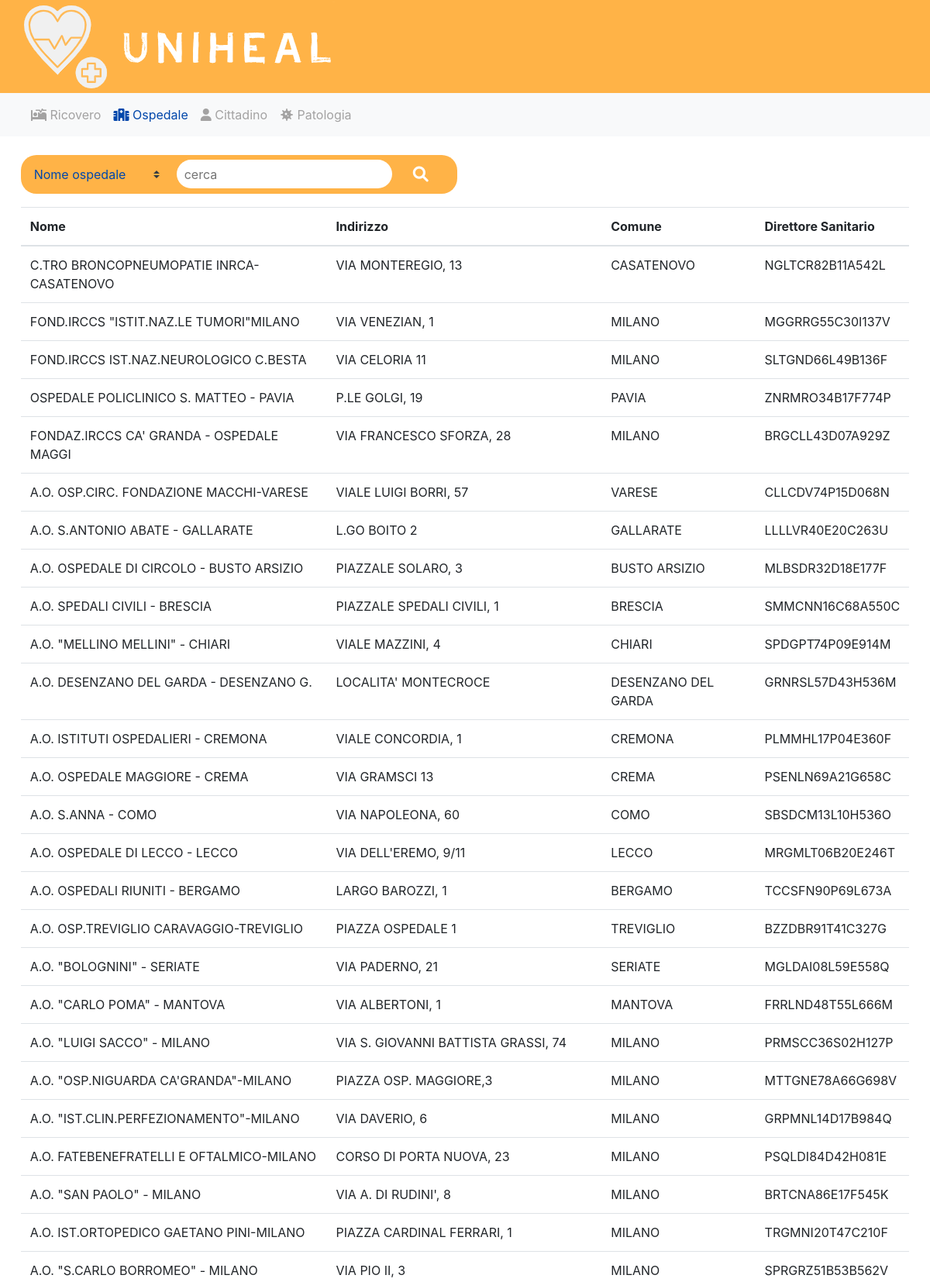
The app's page /ospedale/ (upper part) with its own data.
### tables/models.py (models this page shows, shortened)
class OspedaleTable(models.Model):
    codiceStruttura = models.CharField(max_length=10)
    denominazioneStruttura = models.CharField(max_length=50)
    indirizzo = models.CharField(max_length=50)
    comune = models.CharField(max_length=50)
    descrizioneTipoStruttura = models.CharField(max_length=50)
    direttoreSanitario = models.ForeignKey(CittadinoTable, on_delete=models.CASCADE)

class CittadinoTable(models.Model):
        cognome = models.CharField(max_length=20)
        nome = models.CharField(max_length=20)
        nasLuogo = models.CharField(max_length=20)
        nasRegione = models.CharField(max_length=20)
        nasProv = models.CharField(max_length=4)
        nasCap = models.CharField(max_length=7)
        dataNascita = models.DateField()
        codFiscale = models.CharField(max_length=50)
        resLuogo = models.CharField(max_length=50)
        resRegione = models.CharField(max_length=50)
        resProv = models.CharField(max_length=4)
        resCap = models.CharField(max_length=7)
        indirizzo = models.CharField(max_length=60)
        def __str__(self):
            return self.codFiscale  # serve per nominare le tabelle nel DB

### tables/views.py (the view)
# urls.py: path('ospedale/', searchOspedali, name='listaOsp'),
def searchOspedali(request):
    search_option = request.GET.get('inlineFormCustomSelect', '')
    search_value = request.GET.get('cerca', '')
    if search_option and search_value:
        if search_option == '1':
            queryset = OspedaleTable.objects.filter(denominazioneStruttura__icontains=search_value)
        elif search_option == '2':
            queryset = OspedaleTable.objects.filter(comune__icontains=search_value)
        elif search_option == '3':
            queryset = OspedaleTable.objects.filter(direttoreSanitario__icontains=search_value)
    else:
        queryset = OspedaleTable.objects.all()
    return render(request, 'Ospedali.html', {'queryset': queryset})

### templates/Ospedali.html (shortened to what this page needs)
{% extends "base.html" %}
{% block search_option %}
    <option value="1">Nome ospedale</option>
{% endblock search_option %}
{% block content %}
    <div class="container-fluid">
        <table class="table">
            <thead>
                <tr>
                    <th>Nome</th>
                    <th>Indirizzo</th>
                    <th>Comune</th>
                    <th>Direttore Sanitario</th>
                </tr>
            </thead>
            <tbody>
                {% for object in queryset %}
                <tr>
                    <td>{{ object.denominazioneStruttura }}</td>
                    <td>{{ object.indirizzo }}</td>
                    <td>{{ object.comune }}</td>
                    <td>{{ object.direttoreSanitario }}</td>
                </tr>
                {% empty %}
                <tr>
                    <td colspan="5">Nessun record trovato</td>
                </tr>
                {% endfor %}
            </tbody>
        </table>
    </div>
{% endblock content %}

### static/css/uniheal.css (style rules this page uses)
.table { clear: both; width: 98%; margin-left: auto; margin-right: auto; }

### records on screen
OspedaleTable: denominazioneStruttura "C.TRO BRONCOPNEUMOPATIE INRCA-CASATENOVO", indirizzo "VIA MONTEREGIO, 13", comune "CASATENOVO", direttoreSanitario "NGLTCR82B11A542L"
OspedaleTable: denominazioneStruttura "FOND.IRCCS \"ISTIT.NAZ.LE TUMORI\"MILANO", indirizzo "VIA VENEZIAN, 1", comune "MILANO", direttoreSanitario "MGGRRG55C30I137V"
OspedaleTable: denominazioneStruttura "FOND.IRCCS IST.NAZ.NEUROLOGICO C.BESTA", indirizzo "VIA CELORIA 11", comune "MILANO", direttoreSanitario "SLTGND66L49B136F"
OspedaleTable: denominazioneStruttura "OSPEDALE POLICLINICO S. MATTEO - PAVIA", indirizzo "P.LE GOLGI, 19", comune "PAVIA", direttoreSanitario "ZNRMRO34B17F774P"
OspedaleTable: denominazioneStruttura "FONDAZ.IRCCS CA' GRANDA - OSPEDALE MAGGI", indirizzo "VIA FRANCESCO SFORZA, 28", comune "MILANO", direttoreSanitario "BRGCLL43D07A929Z"
OspedaleTable: denominazioneStruttura "A.O. OSP.CIRC. FONDAZIONE MACCHI-VARESE", indirizzo "VIALE LUIGI BORRI, 57", comune "VARESE", direttoreSanitario "CLLCDV74P15D068N"
OspedaleTable: denominazioneStruttura "A.O. S.ANTONIO ABATE - GALLARATE", indirizzo "L.GO BOITO 2", comune "GALLARATE", direttoreSanitario "LLLLVR40E20C263U"
OspedaleTable: denominazioneStruttura "A.O. OSPEDALE DI CIRCOLO - BUSTO ARSIZIO", indirizzo "PIAZZALE SOLARO, 3", comune "BUSTO ARSIZIO", direttoreSanitario "MLBSDR32D18E177F"
OspedaleTable: denominazioneStruttura "A.O. SPEDALI CIVILI - BRESCIA", indirizzo "PIAZZALE SPEDALI CIVILI, 1", comune "BRESCIA", direttoreSanitario "SMMCNN16C68A550C"
OspedaleTable: denominazioneStruttura "A.O. \"MELLINO MELLINI\" - CHIARI", indirizzo "VIALE MAZZINI, 4", comune "CHIARI", direttoreSanitario "SPDGPT74P09E914M"
OspedaleTable: denominazioneStruttura "A.O. DESENZANO DEL GARDA - DESENZANO G.", indirizzo "LOCALITA' MONTECROCE", comune "DESENZANO DEL GARDA", direttoreSanitario "GRNRSL57D43H536M"
OspedaleTable: denominazioneStruttura "A.O. ISTITUTI OSPEDALIERI - CREMONA", indirizzo "VIALE CONCORDIA, 1", comune "CREMONA", direttoreSanitario "PLMMHL17P04E360F"
OspedaleTable: denominazioneStruttura "A.O. OSPEDALE MAGGIORE - CREMA", indirizzo "VIA GRAMSCI 13", comune "CREMA", direttoreSanitario "PSENLN69A21G658C"
OspedaleTable: denominazioneStruttura "A.O. S.ANNA - COMO", indirizzo "VIA NAPOLEONA, 60", comune "COMO", direttoreSanitario "SBSDCM13L10H536O"
OspedaleTable: denominazioneStruttura "A.O. OSPEDALE DI LECCO - LECCO", indirizzo "VIA DELL'EREMO, 9/11", comune "LECCO", direttoreSanitario "MRGMLT06B20E246T"
OspedaleTable: denominazioneStruttura "A.O. OSPEDALI RIUNITI - BERGAMO", indirizzo "LARGO BAROZZI, 1", comune "BERGAMO", direttoreSanitario "TCCSFN90P69L673A"
OspedaleTable: denominazioneStruttura "A.O. OSP.TREVIGLIO CARAVAGGIO-TREVIGLIO", indirizzo "PIAZZA OSPEDALE 1", comune "TREVIGLIO", direttoreSanitario "BZZDBR91T41C327G"
OspedaleTable: denominazioneStruttura "A.O. \"BOLOGNINI\" - SERIATE", indirizzo "VIA PADERNO, 21", comune "SERIATE", direttoreSanitario "MGLDAI08L59E558Q"
OspedaleTable: denominazioneStruttura "A.O. \"CARLO POMA\" - MANTOVA", indirizzo "VIA ALBERTONI, 1", comune "MANTOVA", direttoreSanitario "FRRLND48T55L666M"
OspedaleTable: denominazioneStruttura "A.O. \"LUIGI SACCO\" - MILANO", indirizzo "VIA S. GIOVANNI BATTISTA GRASSI, 74", comune "MILANO", direttoreSanitario "PRMSCC36S02H127P"
OspedaleTable: denominazioneStruttura "A.O. \"OSP.NIGUARDA CA'GRANDA\"-MILANO", indirizzo "PIAZZA OSP. MAGGIORE,3", comune "MILANO", direttoreSanitario "MTTGNE78A66G698V"
OspedaleTable: denominazioneStruttura "A.O. \"IST.CLIN.PERFEZIONAMENTO\"-MILANO", indirizzo "VIA DAVERIO, 6", comune "MILANO", direttoreSanitario "GRPMNL14D17B984Q"
OspedaleTable: denominazioneStruttura "A.O. FATEBENEFRATELLI E OFTALMICO-MILANO", indirizzo "CORSO DI PORTA NUOVA, 23", comune "MILANO", direttoreSanitario "PSQLDI84D42H081E"
OspedaleTable: denominazioneStruttura "A.O. \"SAN PAOLO\" - MILANO", indirizzo "VIA A. DI RUDINI', 8", comune "MILANO", direttoreSanitario "BRTCNA86E17F545K"
OspedaleTable: denominazioneStruttura "A.O. IST.ORTOPEDICO GAETANO PINI-MILANO", indirizzo "PIAZZA CARDINAL FERRARI, 1", comune "MILANO", direttoreSanitario "TRGMNI20T47C210F"
OspedaleTable: denominazioneStruttura "A.O. \"S.CARLO BORROMEO\" - MILANO", indirizzo "VIA PIO II, 3", comune "MILANO", direttoreSanitario "SPRGRZ51B53B562V"
